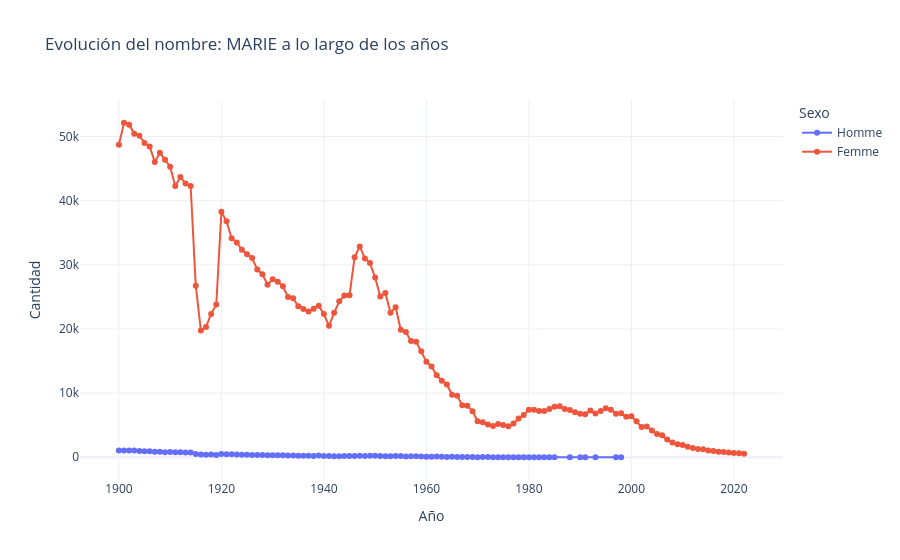

Notebook code for this chart:
### Markdown cell above
<h1>Quelle est la proportion totale Femmes / Hommes au cours du temps depuis 1900 </h1>

### Code cell
def impression_proportion_departement(proportion):
    proportion.plot(figsize=(12, 6), marker='o')    
    plt.title('Proportion totale Femmes / Hommes au cours du temps pour departements')
    plt.xlabel('Années')
    plt.ylabel('Proportion')
    plt.legend(title='Sexe')
    plt.grid(True, alpha=0.3)
    plt.tight_layout()
    plt.show()



def impression_proportion(proporciones):
    proporciones.plot(figsize=(12, 6), marker='o')    
    plt.title('Proportion totale Femmes / Hommes au cours du temps')
    plt.xlabel('Années')
    plt.ylabel('Proportion')
    plt.legend(title='Sexe')
    plt.grid(True, alpha=0.3)
    plt.tight_layout()
    plt.show()



def impression_evolue_proportion(evolue_proporciones):
    ax = (evolue_proporciones * 100).plot(
    figsize=(12, 6),
    linewidth=2
    )
    
    ax.set_title('Evolución de la proporción de hombres y mujeres')
    ax.set_xlabel('Año')
    ax.set_ylabel('Proporción (%)')
    ax.set_ylim(0, 100)
    ax.grid(True, alpha=0.3)
    
    # ax = evolue_proporciones.plot(
    # figsize=(12, 6),
    # linewidth=2
    # )  
    # ax.set_title('Evolución de la proporción de hombres y mujeres')
    # ax.set_xlabel('Año')
    # ax.set_ylabel('Proporción')
    # ax.set_ylim(0, 1)
    # ax.legend(title='Sexo')
    # ax.grid(True, alpha=0.3)  
    plt.tight_layout()
    plt.show()




def proportion_femme_homme_total():
    data_prenoms = charger_prenoms()
    # df_prenom = data_prenoms[["sexe","nombre"]].groupby("sexe")
    df_femme = data_prenoms.query("sexe == 2")
    df_homme = data_prenoms.query("sexe == 1")
    nombre_femme = df_femme['nombre'].sum()
    nombre_homme = df_homme['nombre'].sum()

    ### Calculo las proporciones generales hasta hoy por si los necesito
    proporcion_general_f = nombre_femme/(nombre_femme+nombre_homme) 
    proporcion_general_h = nombre_homme/(nombre_femme+nombre_homme) 
    
    print("Le nombre de Femmes est: ", nombre_femme, "\n")
    print("Le nombre d'hommes est: ", nombre_homme, '\n')

    df_prenom = data_prenoms
    df_prenom = (df_prenom.groupby(['annais', 'sexe'])['nombre']
                 .sum()
                 .reset_index()
                )
    df_prenom['TOTAL_ANNE'] = (df_prenom.groupby('annais')['nombre'].transform('sum'))
    df_prenom['PROPORTION'] = ((df_prenom['nombre']/df_prenom['TOTAL_ANNE'])*100) 
    # print(df_prenom.head(10))
    # df_prenom['SEXO_NOMBRE'] = data_prenoms.groupby('sexe')['nombre'].sum()
    # df_prenom['PROPORTION'] = 

    # Sumar el número de personas por año y sexo
    tabla = df_prenom.pivot_table(
        index='annais',
        columns='sexe',
        values='nombre',
        aggfunc='sum',
        fill_value=0
    )
    # Calcular la proporción dentro de cada año
    proporciones = tabla.div(tabla.sum(axis=1), axis=0)   
    # Ordenar cronológicamente los años
    proporciones = proporciones.sort_index()
    proporciones = proporciones.rename(columns={1: 'Hommes', 2: 'Femmes'}) 
    impression_proportion(df_prenom)  
    impression_evolue_proportion(proporciones)
    return df_prenom


    
def proportion_prenom_unique():
    data_prenoms = charger_prenoms()
    df_prenom = data_prenoms.query("preusuel == 'MARIE'")
 
    # df_prenom = data_prenoms
    df_prenom = (df_prenom.groupby(['annais', 'sexe','preusuel'])['nombre']
                 .sum()
                 .reset_index()
                )
    df_prenom['TOTAL_ANNE'] = (df_prenom.groupby('annais')['nombre'].transform('sum'))
    df_prenom['PROPORTION'] = ((df_prenom['nombre']/df_prenom['TOTAL_ANNE'])*100) 

    # Asegurarnos de que el año sea numérico
    df_prenom["annais"] = pd.to_numeric(
        df_prenom["annais"], errors="coerce"
    )
    
    # Etiquetas para los sexos
    df_prenom["sexe"] = df_prenom["sexe"].map({
        1: "Homme",
        2: "Femme"
    }).fillna(df_prenom["sexe"].astype(str))
    
    # Crear el gráfico interactivo
    fig = px.line(
        df_prenom.sort_values("annais"),
        x="annais",
        y="nombre",
        color="sexe",
        markers=True,
        hover_data=["preusuel"],
        title="Evolución del nombre: MARIE a lo largo de los años",
        labels={
            "annais": "Año",
            "nombre": "Número de personas",
            "sexe": "Sexo",
            "preusuel": "Nombre"
        }
    )
    
    fig.update_layout(
        template="plotly_white",
        hovermode="x unified",
        xaxis_title="Año",
        yaxis_title="Cantidad",
        legend_title="Sexo"
    )
    fig.show()
    # return df_prenom




def proportion_femme_homme_departements():
    data_departements = charger_departements()

    df_prenom_depart = data_departements
    # df_prenom_depart.info()
    # df_prenom_depart = (df_prenom_depart.groupby(['annais', 'dpt ','sexe'])['nombre']
    #              .sum()
    #              .reset_index()
    #             )
    # df_prenom_depart['TOTAL_PRENOM_DEPARTEMENT'] = (df_prenom_depart.groupby('annais','dpt')['nombre'].transform('sum'))
    # df_prenom_depart['PROPORTION'] = ((df_prenom_depart['nombre']/df_prenom_depart['TOTAL_ANNE'])*100) 
    # print(df_prenom_depart.head(10))
    # df_prenom['SEXO_NOMBRE'] = data_prenoms.groupby('sexe')['nombre'].sum()
    # df_prenom['PROPORTION'] = 
    # return proportion_prenom_departement





    



    
## Consulto y imprimo la proporcion de mujeres y hombres por années
proporciones = proportion_femme_homme_total()
#print(proporciones)
# print(proporciones.head(10),'\n')

print('\n')

proportion_femme_homme_departements()

proportion_prenom_unique()

### Figure 1 — Plotly figure (JSON) as saved in the notebook; plotly's stock layout.template omitted (floating-point values rounded to 4 significant figures)
{"data": [{"customdata": [["MARIE"], ["MARIE"], ["MARIE"], ["MARIE"], ["MARIE"], ["MARIE"], ["MARIE"], ["MARIE"], ["MARIE"], ["MARIE"], ["MARIE"], ["MARIE"], ["MARIE"], ["MARIE"], ["MARIE"], ["MARIE"], ["MARIE"], ["MARIE"], ["MARIE"], ["MARIE"], ["MARIE"], ["MARIE"], ["MARIE"], ["MARIE"], ["MARIE"], ["MARIE"], ["MARIE"], ["MARIE"], ["MARIE"], ["MARIE"], ["MARIE"], ["MARIE"], ["MARIE"], ["MARIE"], ["MARIE"], ["MARIE"], ["MARIE"], ["MARIE"], ["MARIE"], ["MARIE"], ["MARIE"], ["MARIE"], ["MARIE"], ["MARIE"], ["MARIE"], ["MARIE"], ["MARIE"], ["MARIE"], ["MARIE"], ["MARIE"], ["MARIE"], ["MARIE"], ["MARIE"], ["MARIE"], ["MARIE"], ["MARIE"], ["MARIE"], ["MARIE"], ["MARIE"], ["MARIE"], ["MARIE"], ["MARIE"], ["MARIE"], ["MARIE"], ["MARIE"], ["MARIE"], ["MARIE"], ["MARIE"], ["MARIE"], ["MARIE"], ["MARIE"], ["MARIE"], ["MARIE"], ["MARIE"], ["MARIE"], ["MARIE"], ["MARIE"], ["MARIE"], ["MARIE"], ["MARIE"], ["MARIE"], ["MARIE"], ["MARIE"], ["MARIE"], ["MARIE"], ["MARIE"], ["MARIE"], ["MARIE"], ["MARIE"], ["MARIE"], ["MARIE"], ["MARIE"], ["MARIE"]], "hovertemplate": "Sexo=Homme<br>Año=%{x}<br>Número de personas=%{y}<br>Nombre=%{customdata[0]}<extra></extra>", "legendgroup": "Homme", "line": {"color": "#636efa", "dash": "solid"}, "marker": {"symbol": "circle"}, "mode": "lines+markers", "name": "Homme", "orientation": "v", "showlegend": true, "type": "scatter", "x": [1900.0, 1901.0, 1902.0, 1903.0, 1904.0, 1905.0, 1906.0, 1907.0, 1908.0, 1909.0, 1910.0, 1911.0, 1912.0, 1913.0, 1914.0, 1915.0, 1916.0, 1917.0, 1918.0, 1919.0, 1920.0, 1921.0, 1922.0, 1923.0, 1924.0, 1925.0, 1926.0, 1927.0, 1928.0, 1929.0, 1930.0, 1931.0, 1932.0, 1933.0, 1934.0, 1935.0, 1936.0, 1937.0, 1938.0, 1939.0, 1940.0, 1941.0, 1942.0, 1943.0, 1944.0, 1945.0, 1946.0, 1947.0, 1948.0, 1949.0, 1950.0, 1951.0, 1952.0, 1953.0, 1954.0, 1955.0, 1956.0, 1957.0, 1958.0, 1959.0, 1960.0, 1961.0, 1962.0, 1963.0, 1964.0, 1965.0, 1966.0, 1967.0, 1968.0, 1969.0, 1970.0, 1971.0, 1972.0, 1973.0, 1974.0, 1975.0, 1976.0, 1977.0, 1978.0, 1979.0, 1980.0, 1981.0, 1982.0, 1983.0, 1984.0, 1985.0, 1988.0, 1990.0, 1991.0, 1993.0, 1997.0, 1998.0, NaN], "xaxis": "x", "y": [1065, 1048, 1066, 1054, 974, 944, 952, 871, 875, 793, 807, 780, 777, 759, 732, 525, 417, 398, 424, 361, 499, 471, 477, 420, 374, 408, 369, 369, 350, 310, 327, 302, 297, 288, 263, 224, 253, 243, 191, 266, 214, 184, 155, 177, 183, 200, 215, 246, 188, 223, 244, 196, 178, 171, 212, 186, 139, 141, 147, 114, 97, 98, 112, 67, 59, 62, 49, 32, 37, 32, 21, 31, 26, 10, 12, 5, 7, 5, 7, 4, 4, 3, 5, 6, 5, 5, 3, 4, 4, 3, 3, 3, 26], "yaxis": "y"}, {"customdata": [["MARIE"], ["MARIE"], ["MARIE"], ["MARIE"], ["MARIE"], ["MARIE"], ["MARIE"], ["MARIE"], ["MARIE"], ["MARIE"], ["MARIE"], ["MARIE"], ["MARIE"], ["MARIE"], ["MARIE"], ["MARIE"], ["MARIE"], ["MARIE"], ["MARIE"], ["MARIE"], ["MARIE"], ["MARIE"], ["MARIE"], ["MARIE"], ["MARIE"], ["MARIE"], ["MARIE"], ["MARIE"], ["MARIE"], ["MARIE"], ["MARIE"], ["MARIE"], ["MARIE"], ["MARIE"], ["MARIE"], ["MARIE"], ["MARIE"], ["MARIE"], ["MARIE"], ["MARIE"], ["MARIE"], ["MARIE"], ["MARIE"], ["MARIE"], ["MARIE"], ["MARIE"], ["MARIE"], ["MARIE"], ["MARIE"], ["MARIE"], ["MARIE"], ["MARIE"], ["MARIE"], ["MARIE"], ["MARIE"], ["MARIE"], ["MARIE"], ["MARIE"], ["MARIE"], ["MARIE"], ["MARIE"], ["MARIE"], ["MARIE"], ["MARIE"], ["MARIE"], ["MARIE"], ["MARIE"], ["MARIE"], ["MARIE"], ["MARIE"], ["MARIE"], ["MARIE"], ["MARIE"], ["MARIE"], ["MARIE"], ["MARIE"], ["MARIE"], ["MARIE"], ["MARIE"], ["MARIE"], ["MARIE"], ["MARIE"], ["MARIE"], ["MARIE"], ["MARIE"], ["MARIE"], ["MARIE"], ["MARIE"], ["MARIE"], ["MARIE"], ["MARIE"], ["MARIE"], ["MARIE"], ["MARIE"], ["MARIE"], ["MARIE"], ["MARIE"], ["MARIE"], ["MARIE"], ["MARIE"], ["MARIE"], ["MARIE"], ["MARIE"], ["MARIE"], ["MARIE"], ["MARIE"], ["MARIE"], ["MARIE"], ["MARIE"], ["MARIE"], ["MARIE"], ["MARIE"], ["MARIE"], ["MARIE"], ["MARIE"], ["MARIE"], ["MARIE"], ["MARIE"], ["MARIE"], ["MARIE"], ["MARIE"], ["MARIE"], ["MARIE"]], "hovertemplate": "Sexo=Femme<br>Año=%{x}<br>Número de personas=%{y}<br>Nombre=%{customdata[0]}<extra></extra>", "legendgroup": "Femme", "line": {"color": "#EF553B", "dash": "solid"}, "marker": {"symbol": "circle"}, "mode": "lines+markers", "name": "Femme", "orientation": "v", "showlegend": true, "type": "scatter", "x": [1900.0, 1901.0, 1902.0, 1903.0, 1904.0, 1905.0, 1906.0, 1907.0, 1908.0, 1909.0, 1910.0, 1911.0, 1912.0, 1913.0, 1914.0, 1915.0, 1916.0, 1917.0, 1918.0, 1919.0, 1920.0, 1921.0, 1922.0, 1923.0, 1924.0, 1925.0, 1926.0, 1927.0, 1928.0, 1929.0, 1930.0, 1931.0, 1932.0, 1933.0, 1934.0, 1935.0, 1936.0, 1937.0, 1938.0, 1939.0, 1940.0, 1941.0, 1942.0, 1943.0, 1944.0, 1945.0, 1946.0, 1947.0, 1948.0, 1949.0, 1950.0, 1951.0, 1952.0, 1953.0, 1954.0, 1955.0, 1956.0, 1957.0, 1958.0, 1959.0, 1960.0, 1961.0, 1962.0, 1963.0, 1964.0, 1965.0, 1966.0, 1967.0, 1968.0, 1969.0, 1970.0, 1971.0, 1972.0, 1973.0, 1974.0, 1975.0, 1976.0, 1977.0, 1978.0, 1979.0, 1980.0, 1981.0, 1982.0, 1983.0, 1984.0, 1985.0, 1986.0, 1987.0, 1988.0, 1989.0, 1990.0, 1991.0, 1992.0, 1993.0, 1994.0, 1995.0, 1996.0, 1997.0, 1998.0, 1999.0, 2000.0, 2001.0, 2002.0, 2003.0, 2004.0, 2005.0, 2006.0, 2007.0, 2008.0, 2009.0, 2010.0, 2011.0, 2012.0, 2013.0, 2014.0, 2015.0, 2016.0, 2017.0, 2018.0, 2019.0, 2020.0, 2021.0, 2022.0], "xaxis": "x", "y": [48713, 52150, 51857, 50424, 50131, 48981, 48447, 46048, 47460, 46398, 45296, 42293, 43695, 42696, 42308, 26745, 19759, 20299, 22352, 23803, 38277, 36788, 34135, 33488, 32357, 31669, 31055, 29266, 28544, 26893, 27770, 27358, 26657, 24982, 24791, 23544, 23127, 22717, 23171, 23604, 22332, 20497, 22521, 24309, 25211, 25244, 31187, 32873, 30987, 30292, 28028, 25069, 25621, 22537, 23379, 19882, 19518, 18125, 18017, 16537, 14895, 14166, 12798, 11944, 11359, 9747, 9588, 8112, 8015, 7188, 5607, 5440, 5099, 4857, 5196, 5018, 4838, 5250, 6042, 6595, 7396, 7417, 7211, 7221, 7525, 7867, 7953, 7530, 7353, 7004, 6766, 6691, 7288, 6819, 7218, 7633, 7422, 6773, 6855, 6311, 6400, 5630, 4718, 4815, 4162, 3629, 3416, 2759, 2310, 2041, 1908, 1636, 1435, 1299, 1240, 1045, 970, 878, 802, 752, 658, 640, 545], "yaxis": "y"}], "layout": {"hovermode": "x unified", "legend": {"title": {"text": "Sexo"}, "tracegroupgap": 0}, "title": {"text": "Evolución del nombre: MARIE a lo largo de los años"}, "xaxis": {"anchor": "y", "domain": [0, 1], "title": {"text": "Año"}}, "yaxis": {"anchor": "x", "domain": [0, 1], "title": {"text": "Cantidad"}}}}
